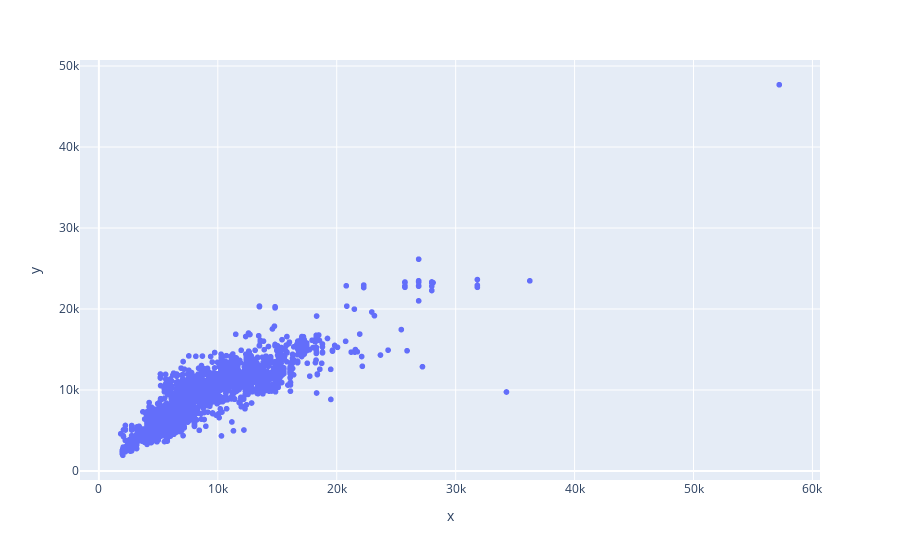

Write notebook code for a chart like this one.
### Code cell
fig=px.scatter(x=Y_test,y=pred_gb)

fig.show()

### Figure 1 — Plotly figure (JSON) as saved in the notebook; plotly's stock layout.template omitted (floating-point values rounded to 4 significant figures; data arrays with more than 128 entries replaced by an {"elided": "..."} marker saying what was removed)
{"data": [{"hovertemplate": "x=%{x}<br>y=%{y}<extra></extra>", "legendgroup": "", "marker": {"color": "#636efa", "symbol": "circle"}, "mode": "markers", "name": "", "showlegend": false, "type": "scattergl", "x": {"elided": "3205 int values"}, "xaxis": "x", "y": {"elided": "3205 float values"}, "yaxis": "y"}], "layout": {"legend": {"tracegroupgap": 0}, "margin": {"t": 60}, "xaxis": {"anchor": "y", "domain": [0, 1], "title": {"text": "x"}}, "yaxis": {"anchor": "x", "domain": [0, 1], "title": {"text": "y"}}}}
